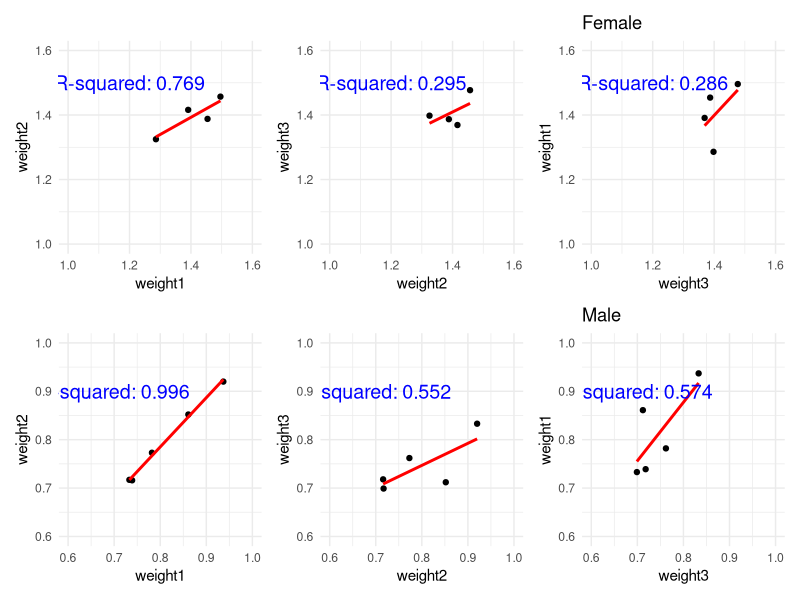

Generate this figure with R:
library(ggplot2)
library(tibble)
library(patchwork)

# Male fly measurement 1 and 2
d1_2 <- tibble(
  weight1 = c(0.937, 0.733, 0.739, 0.782, 0.861),
  weight2 = c(0.920, 0.717, 0.716, 0.773, 0.852)
)

# Linear model and R-squared calculation
model1 <- lm(weight1 ~ weight2, data = d1_2)
r_squared1 <- summary(model1)$r.squared
r_squared_text1 <- paste("R-squared:", round(r_squared1, 3))

# First plot
m1_2 <- ggplot(d1_2, aes(x = weight1, y = weight2)) +
  geom_point() +
  geom_smooth(method = "lm", se = FALSE, color = "red") +
  ylim(0.6, 1) +
  xlim(0.6, 1) +
  theme_minimal() +
  annotate("text", x = 0.7, y = 0.9, label = r_squared_text1, size = 5, color = "blue")

# Male fly measurement 2 and 3
d2_3 <- tibble(
  weight2 = c(0.920, 0.717, 0.716, 0.773, 0.852),
  weight3 = c(0.833, 0.699, 0.718, 0.762, 0.712)
)

# Linear model and R-squared calculation
model2 <- lm(weight2 ~ weight3, data = d2_3)
r_squared2 <- summary(model2)$r.squared
r_squared_text2 <- paste("R-squared:", round(r_squared2, 3))

# Second plot
m2_3 <- ggplot(d2_3, aes(x = weight2, y = weight3)) +
  geom_point() +
  geom_smooth(method = "lm", se = FALSE, color = "red") +
  ylim(0.6, 1) +
  xlim(0.6, 1) +
  theme_minimal() +
  annotate("text", x = 0.7, y = 0.9, label = r_squared_text2, size = 5, color = "blue")

# Male fly measurement 3 and 1
d3_1 <- tibble(
  weight3 = c(0.833, 0.699, 0.718, 0.762, 0.712),
  weight1 = c(0.937, 0.733, 0.739, 0.782, 0.861)
)

# Linear model and R-squared calculation
model3 <- lm(weight3 ~ weight1, data = d3_1)
r_squared3 <- summary(model3)$r.squared
r_squared_text3 <- paste("R-squared:", round(r_squared3, 3))

# Third plot
m3_1 <- ggplot(d3_1, aes(x = weight3, y = weight1)) +
  geom_point() +
  geom_smooth(method = "lm", se = FALSE, color = "red") +
  ylim(0.6, 1) +
  xlim(0.6, 1) +
  theme_minimal() +
  annotate("text", x = 0.7, y = 0.9, label = r_squared_text3, size = 5, color = "blue")

# Combine the male plots using patchwork
male_plot <- m1_2 + m2_3 + m3_1

male_plot <- male_plot + ggtitle("Male")

# Female fly measurement 1 and 2
df1_2 <- tibble(
  weight1 = c(1.496, 1.286, 1.391, 1.454),
  weight2 = c(1.457, 1.325, 1.416, 1.388)
)

# Linear model and R-squared calculation
model_f1_2 <- lm(weight1 ~ weight2, data = df1_2)
r_squared_f1_2 <- summary(model_f1_2)$r.squared
r_squared_text_f1_2 <- paste("R-squared:", round(r_squared_f1_2, 3))

# First plot
f1_2 <- ggplot(df1_2, aes(x = weight1, y = weight2)) +
  geom_point() +
  geom_smooth(method = "lm", se = FALSE, color = "red") +
  ylim(1, 1.6) +
  xlim(1, 1.6) +
  theme_minimal() +
  annotate("text", x = 1.2, y = 1.5, label = r_squared_text_f1_2, size = 5, color = "blue")

# Female fly measurement 2 and 3
df2_3 <- tibble(
  weight2 = c(1.457, 1.325, 1.416, 1.388),
  weight3 = c(1.477, 1.398, 1.369, 1.387)
)

# Linear model and R-squared calculation
model_f2_3 <- lm(weight2 ~ weight3, data = df2_3)
r_squared_f2_3 <- summary(model_f2_3)$r.squared
r_squared_text_f2_3 <- paste("R-squared:", round(r_squared_f2_3, 3))

# Second plot
f2_3 <- ggplot(df2_3, aes(x = weight2, y = weight3)) +
  geom_point() +
  geom_smooth(method = "lm", se = FALSE, color = "red") +
  ylim(1, 1.6) +
  xlim(1, 1.6) +
  theme_minimal() +
  annotate("text", x = 1.2, y = 1.5, label = r_squared_text_f2_3, size = 5, color = "blue")

# Female fly measurement 3 and 1
df3_1 <- tibble(
  weight3 = c(1.477, 1.398, 1.369, 1.387),
  weight1 = c(1.496, 1.286, 1.391, 1.454)
)

# Linear model and R-squared calculation
model_f3_1 <- lm(weight3 ~ weight1, data = df3_1)
r_squared_f3_1 <- summary(model_f3_1)$r.squared
r_squared_text_f3_1 <- paste("R-squared:", round(r_squared_f3_1, 3))

# Third plot
f3_1 <- ggplot(df3_1, aes(x = weight3, y = weight1)) +
  geom_point() +
  geom_smooth(method = "lm", se = FALSE, color = "red") +
  ylim(1, 1.6) +
  xlim(1, 1.6) +
  theme_minimal() +
  annotate("text", x = 1.2, y = 1.5, label = r_squared_text_f3_1, size = 5, color = "blue")

# Combine the female plots using patchwork
female_plot <- f1_2 + f2_3 + f3_1

female_plot <- female_plot + ggtitle("Female")


# Combine male and female plots using patchwork
combined_plot <- female_plot / male_plot

# Display the combined plot
print(combined_plot)
